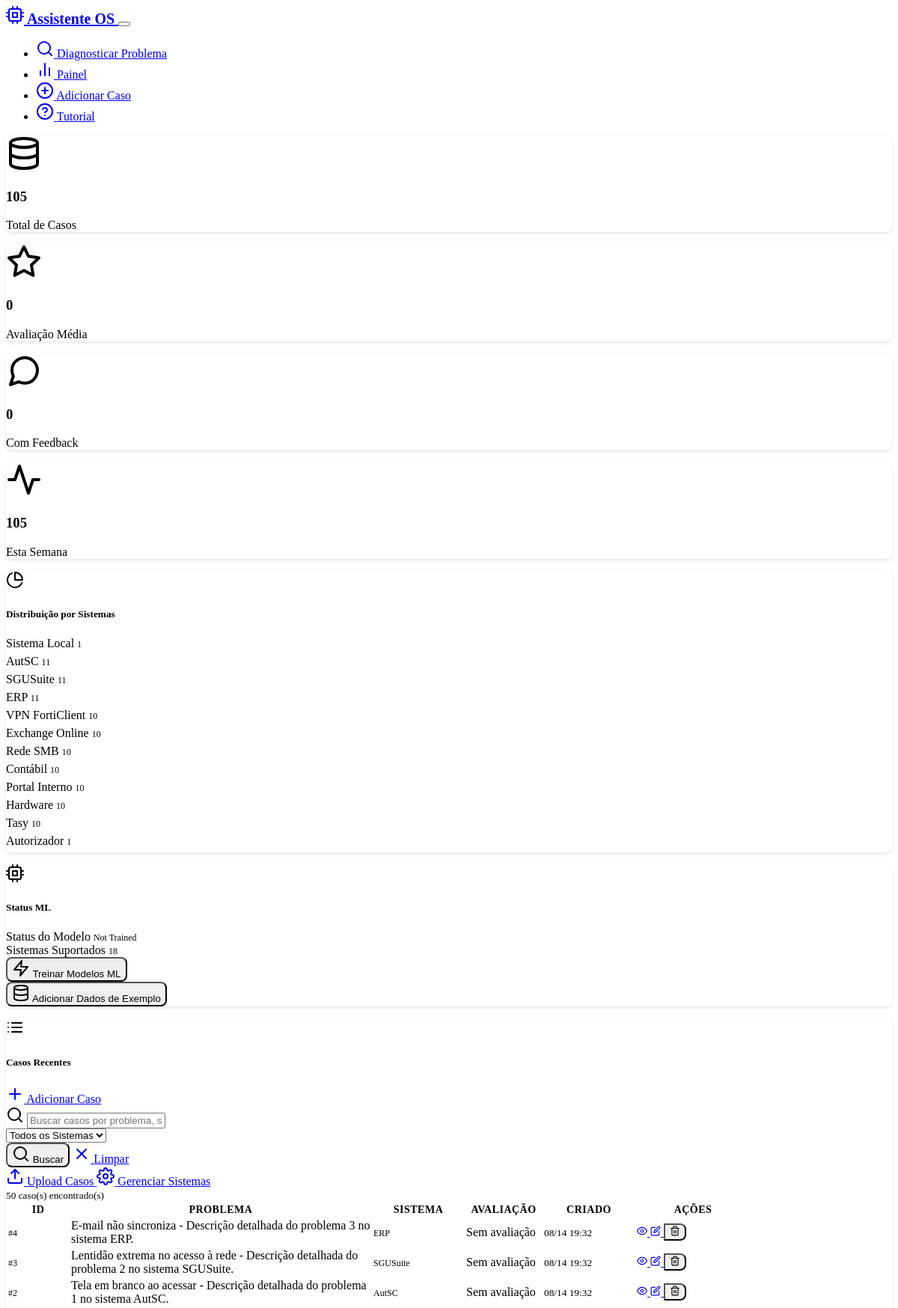
/dashboard (upper part), run on the app's committed database.
### models.py (models this page shows, shortened)
class Case(db.Model):
    __tablename__ = 'cases'
    id = db.Column(db.Integer, primary_key=True)
    problem_description = db.Column(db.Text, nullable=False)
    solution = db.Column(db.Text, nullable=False)
    system_type = db.Column(db.String(100), default="Unknown")
    created_at = db.Column(db.DateTime, default=datetime.now)
    effectiveness_score = db.Column(db.Float, nullable=True)
    feedback_count = db.Column(db.Integer, default=0)
    tags = db.Column(db.String(500), default="")  # Stored as comma-separated string
    feedbacks = db.relationship("CaseFeedback", backref="case", cascade="all, delete-orphan")

### routes.py (the view)
@app.route('/dashboard')
def dashboard():
    search_query = request.args.get('search', '').strip()
    system_filter = request.args.get('system', '')
    try:
        stats = case_service.get_statistics()
        if search_query or system_filter:
            cases = case_service.search_cases(search_query, system_filter)
        else:
            cases = case_service.get_recent_cases(limit=50)  # Show more recent cases
        systems = case_service.get_unique_systems()
        return render_template('dashboard.html',
                             stats=stats,
                             cases=cases,
                             recent_cases=cases,  # For backward compatibility
                             search_query=search_query,
                             system_filter=system_filter,
                             systems=systems)
    except Exception as e:
        logging.error(f"Error loading dashboard: {str(e)}")
        flash(f'Error loading dashboard: {str(e)}', 'error')
        return render_template('dashboard.html', stats={}, cases=[], recent_cases=[], systems=[])

### case_service.py (called while the page is built)
    def get_all_cases(self) -> List[Case]:
        try:
            return Case.query.all()
        except Exception as e:
            logging.error(f"Error getting cases from database: {str(e)}")
            return current_app.config.get('CASES_STORAGE', [])

    def get_recent_cases(self, limit: int = 10) -> List[Case]:
        try:
            cases = self.get_all_cases()
            sorted_cases = sorted(cases, key=lambda x: x.created_at, reverse=True)
            return sorted_cases[:limit]
        except Exception as e:
            logging.error(f"Error getting recent cases: {str(e)}")
            return []

    def get_unique_systems(self) -> List[str]:
        try:
            cases = self.get_all_cases()
            systems = set(case.system_type for case in cases)
            return sorted(list(systems))
        except Exception as e:
            logging.error(f"Error getting unique systems: {str(e)}")
            return []

### templates/dashboard.html (shortened to what this page needs)
{% extends "base.html" %}
{% block content %}
<div class="row">
    {% if stats %}
    <div class="col-12 mb-4">
        <div class="row">
            <div class="col-md-3 mb-3">
                <div class="card text-center">
                    <div class="card-body">
                        <i data-feather="database" class="mb-2" style="width: 48px; height: 48px; color: var(--bs-primary);"></i>
                        <h3 class="mb-1">{{ stats.total_cases }}</h3>
                        <p class="text-muted mb-0">Total de Casos</p>
                    </div>
                </div>
            </div>
            <div class="col-md-3 mb-3">
                <div class="card text-center">
                    <div class="card-body">
                        <i data-feather="star" class="mb-2" style="width: 48px; height: 48px; color: var(--bs-warning);"></i>
                        <h3 class="mb-1">{{ stats.avg_effectiveness or 0 }}</h3>
                        <p class="text-muted mb-0">Avaliação Média</p>
                    </div>
                </div>
            </div>
            <div class="col-md-3 mb-3">
                <div class="card text-center">
                    <div class="card-body">
                        <i data-feather="message-circle" class="mb-2" style="width: 48px; height: 48px; color: var(--bs-success);"></i>
                        <h3 class="mb-1">{{ stats.cases_with_feedback }}</h3>
                        <p class="text-muted mb-0">Com Feedback</p>
                    </div>
                </div>
            </div>
            <div class="col-md-3 mb-3">
                <div class="card text-center">
                    <div class="card-body">
                        <i data-feather="activity" class="mb-2" style="width: 48px; height: 48px; color: var(--bs-info);"></i>
                        <h3 class="mb-1">{{ stats.recent_activity }}</h3>
                        <p class="text-muted mb-0">Esta Semana</p>
                    </div>
                </div>
            </div>
        </div>
    </div>
    {% endif %}
    {% if stats and stats.systems %}
    <div class="col-md-4 mb-4">
        <div class="card h-100">
            <div class="card-header d-flex align-items-center">
                <i data-feather="pie-chart" class="me-2"></i>
                <h5 class="mb-0">Distribuição por Sistemas</h5>
            </div>
            <div class="card-body">
                {% for system, count in stats.systems.items() %}
                <div class="d-flex justify-content-between align-items-center mb-2">
                    <span>{{ system }}</span>
                    <span class="badge bg-secondary">{{ count }}</span>
                </div>
                <div class="progress mb-3" style="height: 6px;">
                </div>
                {% endfor %}
            </div>
        </div>
    </div>
    {% endif %}
    <div class="col-md-4 mb-4">
        <div class="card h-100">
            <div class="card-header d-flex justify-content-between align-items-center">
                <div class="d-flex align-items-center">
                    <i data-feather="cpu" class="me-2"></i>
                    <h5 class="mb-0">Status ML</h5>
                </div>
            </div>
            <div class="card-body">
                <div id="mlInfo">
                    <div class="d-flex justify-content-between align-items-center mb-2">
                        <span>Status do Modelo</span>
                        <span id="mlTrained" class="badge bg-secondary">Loading...</span>
                    </div>
                    <div class="d-flex justify-content-between align-items-center mb-2">
                        <span>Sistemas Suportados</span>
                        <span id="mlSystems" class="badge bg-info">-</span>
                    </div>
                    <div class="mt-3 d-grid gap-2">
                        <form action="{{ url_for('train_models') }}" method="POST" class="d-inline">
                            <button type="submit" class="btn btn-sm btn-outline-primary w-100" id="trainBtn">
                                <i data-feather="zap" class="me-1"></i>
                                Treinar Modelos ML
                            </button>
                        </form>
                        <form action="{{ url_for('populate_sample_data') }}" method="POST" class="d-inline">
                            <button type="submit" class="btn btn-sm btn-outline-info w-100" id="sampleBtn">
                                <i data-feather="database" class="me-1"></i>
                                Adicionar Dados de Exemplo
                            </button>
                        </form>
                    </div>
                </div>
            </div>
        </div>
    </div>
</div>
<div class="row">
    <div class="col-12">
        <div class="card">
            <div class="card-header d-flex justify-content-between align-items-center">
                <div class="d-flex align-items-center">
                    <i data-feather="list" class="me-2"></i>
                    <h5 class="mb-0">
                        {% if search_query or system_filter %}
                            Resultados da Busca
                        {% else %}
                            Casos Recentes
                        {% endif %}
                    </h5>
                </div>
                <a href="{{ url_for('add_case_form') }}" class="btn btn-primary">
                    <i data-feather="plus" class="me-1"></i>
                    Adicionar Caso
                </a>
            </div>
            <div class="card-body border-bottom">
                <form method="GET" action="{{ url_for('dashboard') }}" class="row g-3">
                    <div class="col-md-6">
                        <div class="input-group">
                            <span class="input-group-text">
                                <i data-feather="search"></i>
                            </span>
                            <input type="text"
                                   class="form-control"
                                   name="search"
                                   value="{{ search_query or '' }}"
                                   placeholder="Buscar casos por problema, solução ou sistema...">
                        </div>
                    </div>
                    <div class="col-md-3">
                        <select class="form-select" name="system">
                            <option value="">Todos os Sistemas</option>
                        </select>
                    </div>
                    <div class="col-md-3">
                        <div class="d-flex gap-1">
                            <button type="submit" class="btn btn-outline-primary">
                                <i data-feather="search"></i>
                                Buscar
                            </button>
                            <a href="{{ url_for('dashboard') }}" class="btn btn-outline-secondary">
                                <i data-feather="x"></i>
                                Limpar
                            </a>
                        </div>
                    </div>
                </form>
            </div>
            <div class="card-body p-0">
                {% if cases %}
                <div class="table-responsive">
                    <div class="d-flex justify-content-between align-items-center p-3 border-bottom bg-light">
                        <div class="d-flex gap-2">
                            <a href="{{ url_for('upload_cases_form') }}" class="btn btn-sm btn-outline-primary">
                                <i data-feather="upload" class="me-1"></i>
                                Upload Casos
                            </a>
                            <a href="{{ url_for('manage_systems') }}" class="btn btn-sm btn-outline-secondary">
                                <i data-feather="settings" class="me-1"></i>
                                Gerenciar Sistemas
                            </a>
                        </div>
                        <small class="text-muted">{{ cases|length }} caso(s) encontrado(s)</small>
                    </div>
                    <table class="table table-hover mb-0">
                        <thead class="table-dark">
                            <tr>
                                <th width="80">ID</th>
                                <th>Problema</th>
                                <th width="120">Sistema</th>
                                <th width="100">Avaliação</th>
                                <th width="120">Criado</th>
                                <th width="150">Ações</th>
                            </tr>
                        </thead>
                        <tbody>
                            {% for case in cases %}
                            <tr>
                                <td>
                                    <span class="badge bg-primary">#{{ case.id }}</span>
                                </td>
                                <td>
                                    <div class="text-truncate" style="max-width: 400px;" title="{{ case.problem_description }}">
                                        {{ case.problem_description }}
                                    </div>
                                </td>
                                <td>
                                    <span class="badge bg-info">{{ case.system_type }}</span>
                                </td>
                                <td>
                                    {% if case.effectiveness_score %}
                                    <div class="d-flex align-items-center">
                                        <i data-feather="star" class="me-1" style="width: 16px; height: 16px; color: var(--bs-warning);"></i>
                                        <span>{{ "%.1f"|format(case.effectiveness_score) }}</span>
                                        <small class="text-muted ms-1">({{ case.feedback_count }})</small>
                                    </div>
                                    {% else %}
                                    <span class="text-muted">Sem avaliação</span>
                                    {% endif %}
                                </td>
                                <td>
                                    <small>{{ case.created_at.strftime('%m/%d %H:%M') }}</small>
                                </td>
                                <td>
                                    <div class="btn-group" role="group">
                                        <a href="{{ url_for('view_case', case_id=case.id) }}"
                                           class="btn btn-sm btn-outline-primary" title="Ver Detalhes">
                                            <i data-feather="eye" style="width: 14px; height: 14px;"></i>
                                        </a>
                                        <a href="{{ url_for('edit_case_form', case_id=case.id) }}"
                                           class="btn btn-sm btn-outline-warning" title="Editar">
                                            <i data-feather="edit" style="width: 14px; height: 14px;"></i>
                                        </a>
                                        <button type="button"
                                                class="btn btn-sm btn-outline-danger"
                                                title="Excluir"
                                                onclick="confirmDelete({{ case.id }})">
                                            <i data-feather="trash-2" style="width: 14px; height: 14px;"></i>
                                        </button>
                                    </div>
                                </td>
                            </tr>
                            {% endfor %}
                        </tbody>
                    </table>
                </div>
                {% endif %}
            </div>
        </div>
    </div>
</div>
{% endblock %}

### static/style.css (style rules this page uses)
:root { --custom-code-bg: #1a1a1a; --custom-border-radius: 8px; }
.card { border-radius: var(--custom-border-radius); box-shadow: 0 2px 4px rgba(0, 0, 0, 0.1); margin-bottom: 1rem; }
.card-header { background-color: var(--bs-dark); border-bottom: 1px solid var(--bs-border-color); border-radius: var(--custom-border-radius) var(--custom-border-radius) 0 0 !important; }
.btn { border-radius: var(--custom-border-radius); font-weight: 500; }
.btn-group .btn { border-radius: 0; }
.btn-group .btn:first-child { border-radius: var(--custom-border-radius) 0 0 var(--custom-border-radius); }
.btn-group .btn:last-child { border-radius: 0 var(--custom-border-radius) var(--custom-border-radius) 0; }
.table-responsive { border-radius: var(--custom-border-radius); }
.table th { border-top: none; font-weight: 600; font-size: 0.875rem; text-transform: uppercase; letter-spacing: 0.5px; }
.table td { vertical-align: middle; border-color: var(--bs-border-color); }
.progress { border-radius: var(--custom-border-radius); background-color: var(--bs-secondary-bg); }
.badge { border-radius: var(--custom-border-radius); font-weight: 500; font-size: 0.75rem; }

### data on the page
Case: system_type "Sistema Local", id "1"
Case: system_type "AutSC", count "11", id "2", problem_description "Tela em branco ao acessar - Descrição detalhada do problema 1 no sistema AutSC.", shows "Sem avaliação", created_at "08/14 19:32"
Case: system_type "SGUSuite", count "11", id "3", problem_description "Lentidão extrema no acesso à rede - Descrição detalhada do problema 2 no sistema SGUSuite.", shows "Sem avaliação", created_at "08/14 19:32"
Case: system_type "ERP", count "11", id "4", problem_description "E-mail não sincroniza - Descrição detalhada do problema 3 no sistema ERP.", shows "Sem avaliação", created_at "08/14 19:32"
Case: system_type "VPN FortiClient", count "10"
Case: system_type "Exchange Online", count "10"
Case: system_type "Rede SMB", id "10"
Case: system_type "Contábil", count "10"
Case: system_type "Portal Interno", count "10"
Case: system_type "Hardware", count "10"
Case: system_type "Tasy", count "10"
Case: system_type "Autorizador", count "1"

### other printed values
{{ stats.total_cases }} "105"
{{ stats.avg_effectiveness or 0 }} "0"
{{ stats.cases_with_feedback }} "0"
{{ stats.recent_activity }} "105"
{{ cases|length }} "50"
